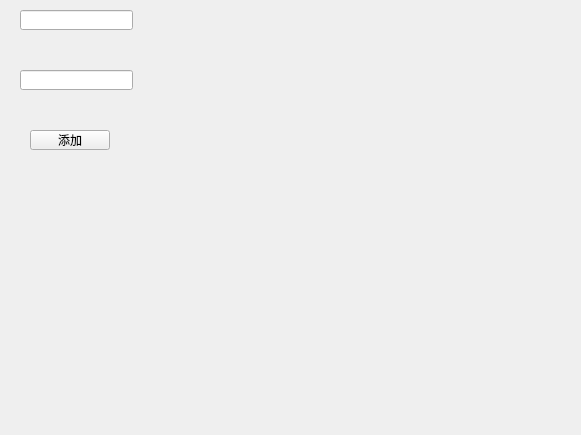
<?xml version="1.0" encoding="UTF-8"?>
<ui version="4.0">
 <class>MyWidget</class>
 <widget class="QWidget" name="MyWidget">
  <property name="geometry">
   <rect>
    <x>0</x>
    <y>0</y>
    <width>581</width>
    <height>435</height>
   </rect>
  </property>
  <property name="windowTitle">
   <string>MyWidget</string>
  </property>
  <widget class="QPushButton" name="addBtn">
   <property name="geometry">
    <rect>
     <x>30</x>
     <y>130</y>
     <width>80</width>
     <height>20</height>
    </rect>
   </property>
   <property name="text">
    <string>添加</string>
   </property>
  </widget>
  <widget class="QLineEdit" name="username">
   <property name="geometry">
    <rect>
     <x>20</x>
     <y>10</y>
     <width>113</width>
     <height>20</height>
    </rect>
   </property>
  </widget>
  <widget class="QLineEdit" name="passwd">
   <property name="geometry">
    <rect>
     <x>20</x>
     <y>70</y>
     <width>113</width>
     <height>20</height>
    </rect>
   </property>
  </widget>
 </widget>
 <layoutdefault spacing="6" margin="11"/>
 <resources/>
 <connections/>
</ui>
